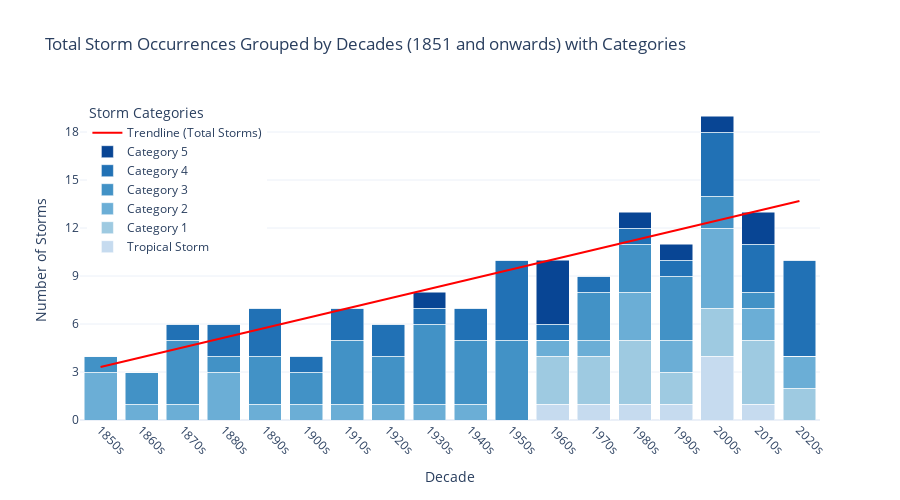

Write notebook code for a chart like this one.
### Code cell
# Frequency of storms by decades and Category
hurricane_data['Decade'] = (hurricane_data['Year'] // 10) * 10
category_counts = hurricane_data.groupby(['Decade', 'Category']).size().unstack(fill_value=0)

# Decades and categories
decades = category_counts.index
categories = ['Tropical Storm', 'Category 1', 'Category 2', 'Category 3', 'Category 4', 'Category 5']

# Reorder the columns of category_counts based on the specified order
category_counts = category_counts.reindex(columns=categories, fill_value=0)

# Calculate total occurrences per decade for the trendline
total_occurrences = category_counts.sum(axis=1)

# Fit a linear regression line (trendline)
z = np.polyfit(decades, total_occurrences, 1)  # Degree 1 for a linear trend
p = np.poly1d(z)
trendline = p(decades)

# Define colors from lightest to darkest
colors = ['#c6dbef', '#9ecae1', '#6baed6', '#4292c6', '#2171b5', '#084594']

bar_traces = []
for i, category in enumerate(categories):
    bar_traces.append(
        go.Bar(
            x=decades,
            y=category_counts[category],
            name=category,
            marker=dict(color=colors[i]),
            hovertemplate=f'Decade: %{{x}}<br>Count: %{{y}}<extra>{category}</extra>',
        )
    )

# Adding the trendline 
trendline_trace = go.Scatter(
    x=decades,
    y=trendline,
    mode='lines',
    name='Trendline (Total Storms)',
    line=dict(color='red', width=2),
    hovertemplate='Decade: %{x}<br>Trend: %{y:.2f}<extra></extra>',
)

# Defining y-axis tick values for increments of 3
max_y = max(total_occurrences)
y_ticks = list(range(0, int(max_y) + 4, 3))  

# Plot the layout
layout = go.Layout(
    title='Total Storm Occurrences Grouped by Decades (1851 and onwards) with Categories',
    xaxis=dict(
        title='Decade',
        tickvals=decades,
        ticktext=[f"{decade}s" for decade in decades],
        tickangle=45,  # Rotate tick labels for better spacing
    ),
    yaxis=dict(
        title='Number of Storms',
        tickvals=y_ticks,  # Set the tick values to increments of 3
    ),
    height=500,  # Increase height to add spacing between y-axis ticks
    barmode='stack',  # Stack the bars
    legend=dict(x=0.01, y=1, title='Storm Categories'),
    template='plotly_white'
)

# Show the interactive plot
fig = go.Figure(data=bar_traces + [trendline_trace], layout=layout)
fig.show()

### Figure 1 — Plotly figure (JSON) as saved in the notebook; plotly's stock layout.template omitted (floating-point values rounded to 4 significant figures)
{"data": [{"hovertemplate": "Decade: %{x}<br>Count: %{y}<extra>Tropical Storm</extra>", "marker": {"color": "#c6dbef"}, "name": "Tropical Storm", "type": "bar", "x": [1850, 1860, 1870, 1880, 1890, 1900, 1910, 1920, 1930, 1940, 1950, 1960, 1970, 1980, 1990, 2000, 2010, 2020], "y": [0, 0, 0, 0, 0, 0, 0, 0, 0, 0, 0, 1, 1, 1, 1, 4, 1, 0]}, {"hovertemplate": "Decade: %{x}<br>Count: %{y}<extra>Category 1</extra>", "marker": {"color": "#9ecae1"}, "name": "Category 1", "type": "bar", "x": [1850, 1860, 1870, 1880, 1890, 1900, 1910, 1920, 1930, 1940, 1950, 1960, 1970, 1980, 1990, 2000, 2010, 2020], "y": [0, 0, 0, 0, 0, 0, 0, 0, 0, 0, 0, 3, 3, 4, 2, 3, 4, 2]}, {"hovertemplate": "Decade: %{x}<br>Count: %{y}<extra>Category 2</extra>", "marker": {"color": "#6baed6"}, "name": "Category 2", "type": "bar", "x": [1850, 1860, 1870, 1880, 1890, 1900, 1910, 1920, 1930, 1940, 1950, 1960, 1970, 1980, 1990, 2000, 2010, 2020], "y": [3, 1, 1, 3, 1, 1, 1, 1, 1, 1, 0, 1, 1, 3, 2, 5, 2, 2]}, {"hovertemplate": "Decade: %{x}<br>Count: %{y}<extra>Category 3</extra>", "marker": {"color": "#4292c6"}, "name": "Category 3", "type": "bar", "x": [1850, 1860, 1870, 1880, 1890, 1900, 1910, 1920, 1930, 1940, 1950, 1960, 1970, 1980, 1990, 2000, 2010, 2020], "y": [1, 2, 4, 1, 3, 2, 4, 3, 5, 4, 5, 0, 3, 3, 4, 2, 1, 0]}, {"hovertemplate": "Decade: %{x}<br>Count: %{y}<extra>Category 4</extra>", "marker": {"color": "#2171b5"}, "name": "Category 4", "type": "bar", "x": [1850, 1860, 1870, 1880, 1890, 1900, 1910, 1920, 1930, 1940, 1950, 1960, 1970, 1980, 1990, 2000, 2010, 2020], "y": [0, 0, 1, 2, 3, 1, 2, 2, 1, 2, 5, 1, 1, 1, 1, 4, 3, 6]}, {"hovertemplate": "Decade: %{x}<br>Count: %{y}<extra>Category 5</extra>", "marker": {"color": "#084594"}, "name": "Category 5", "type": "bar", "x": [1850, 1860, 1870, 1880, 1890, 1900, 1910, 1920, 1930, 1940, 1950, 1960, 1970, 1980, 1990, 2000, 2010, 2020], "y": [0, 0, 0, 0, 0, 0, 0, 0, 1, 0, 0, 4, 0, 1, 1, 1, 2, 0]}, {"hovertemplate": "Decade: %{x}<br>Trend: %{y:.2f}<extra></extra>", "line": {"color": "red", "width": 2}, "mode": "lines", "name": "Trendline (Total Storms)", "type": "scatter", "x": [1850, 1860, 1870, 1880, 1890, 1900, 1910, 1920, 1930, 1940, 1950, 1960, 1970, 1980, 1990, 2000, 2010, 2020], "y": [3.316, 3.926, 4.536, 5.146, 5.755, 6.365, 6.975, 7.585, 8.195, 8.805, 9.415, 10.02, 10.63, 11.24, 11.85, 12.46, 13.07, 13.68]}], "layout": {"barmode": "stack", "height": 500, "legend": {"title": {"text": "Storm Categories"}, "x": 0.01, "y": 1}, "title": {"text": "Total Storm Occurrences Grouped by Decades (1851 and onwards) with Categories"}, "xaxis": {"tickangle": 45, "ticktext": ["1850s", "1860s", "1870s", "1880s", "1890s", "1900s", "1910s", "1920s", "1930s", "1940s", "1950s", "1960s", "1970s", "1980s", "1990s", "2000s", "2010s", "2020s"], "tickvals": [1850, 1860, 1870, 1880, 1890, 1900, 1910, 1920, 1930, 1940, 1950, 1960, 1970, 1980, 1990, 2000, 2010, 2020], "title": {"text": "Decade"}}, "yaxis": {"tickvals": [0, 3, 6, 9, 12, 15, 18, 21], "title": {"text": "Number of Storms"}}}}
